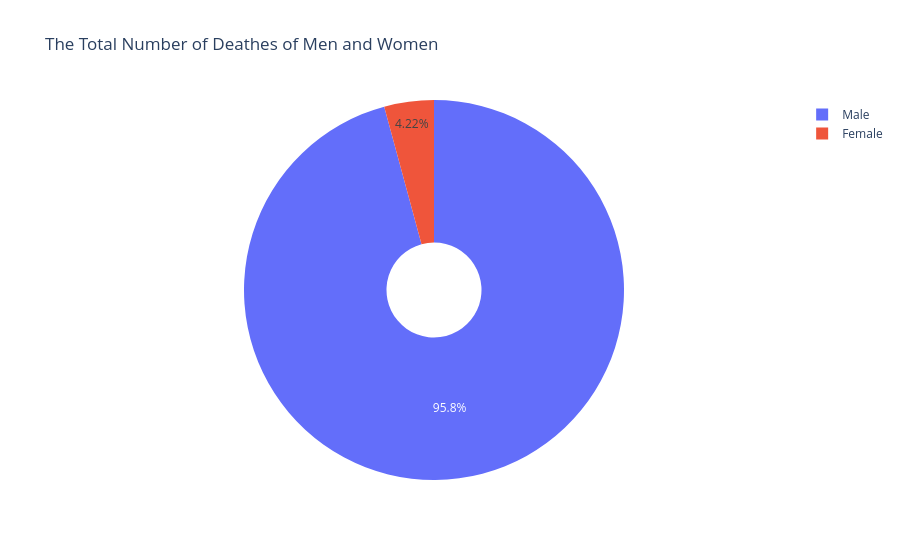

The notebook cell this image was saved under:
### Code cell
fig = go.Figure(data=[go.Pie(labels=male_female.index, values=male_female, hole=.25)])

fig.update_layout(title_text="The Total Number of Deathes of Men and Women")
fig.show()

### Figure 1 — Plotly figure (JSON) as saved in the notebook; plotly's stock layout.template omitted (floating-point values rounded to 4 significant figures)
{"data": [{"hole": 0.25, "labels": ["Male", "Female"], "type": "pie", "values": [2428, 107]}], "layout": {"title": {"text": "The Total Number of Deathes of Men and Women"}}}
